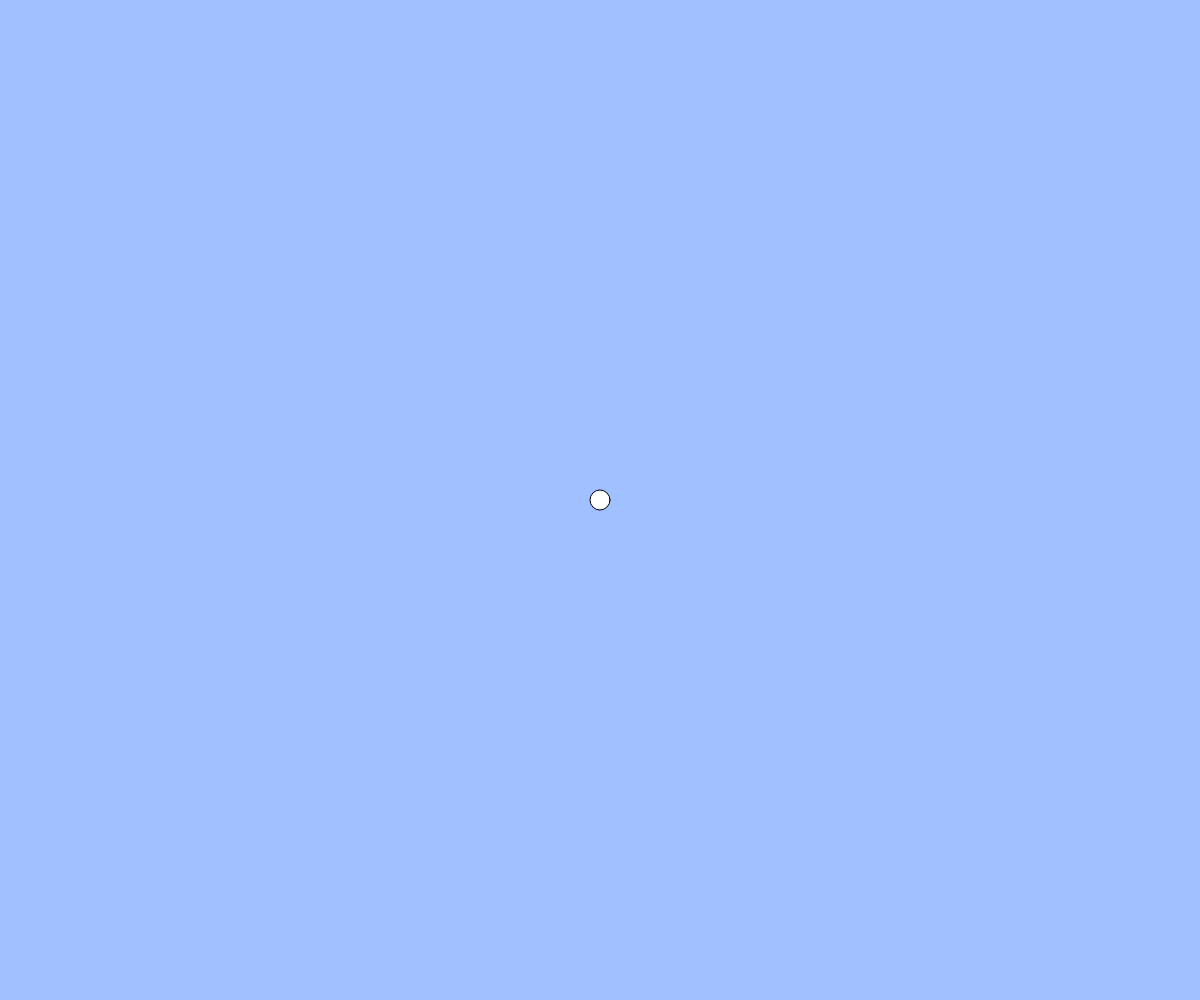
Frame 1 (no input)
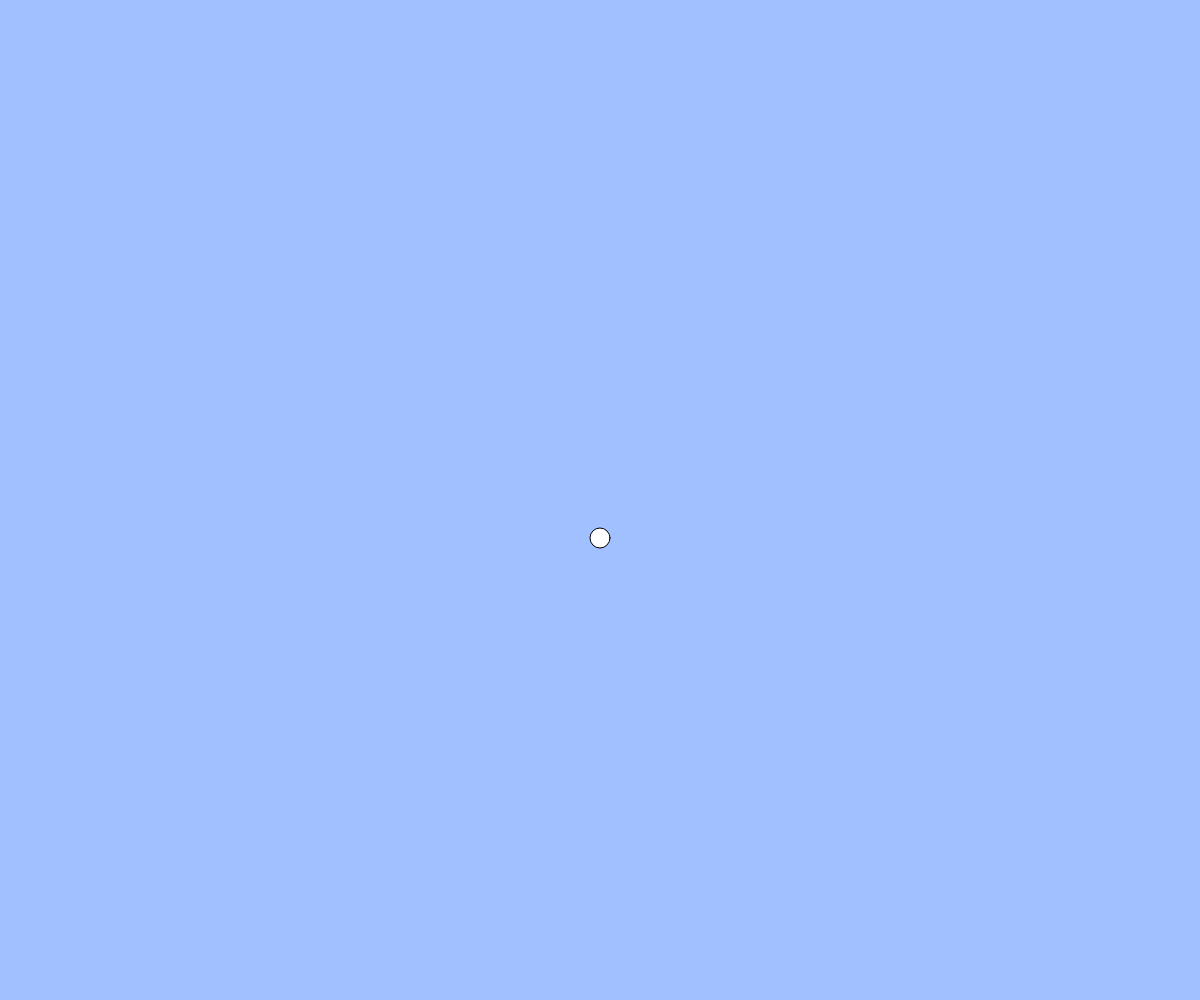
Frame 60 (no input)
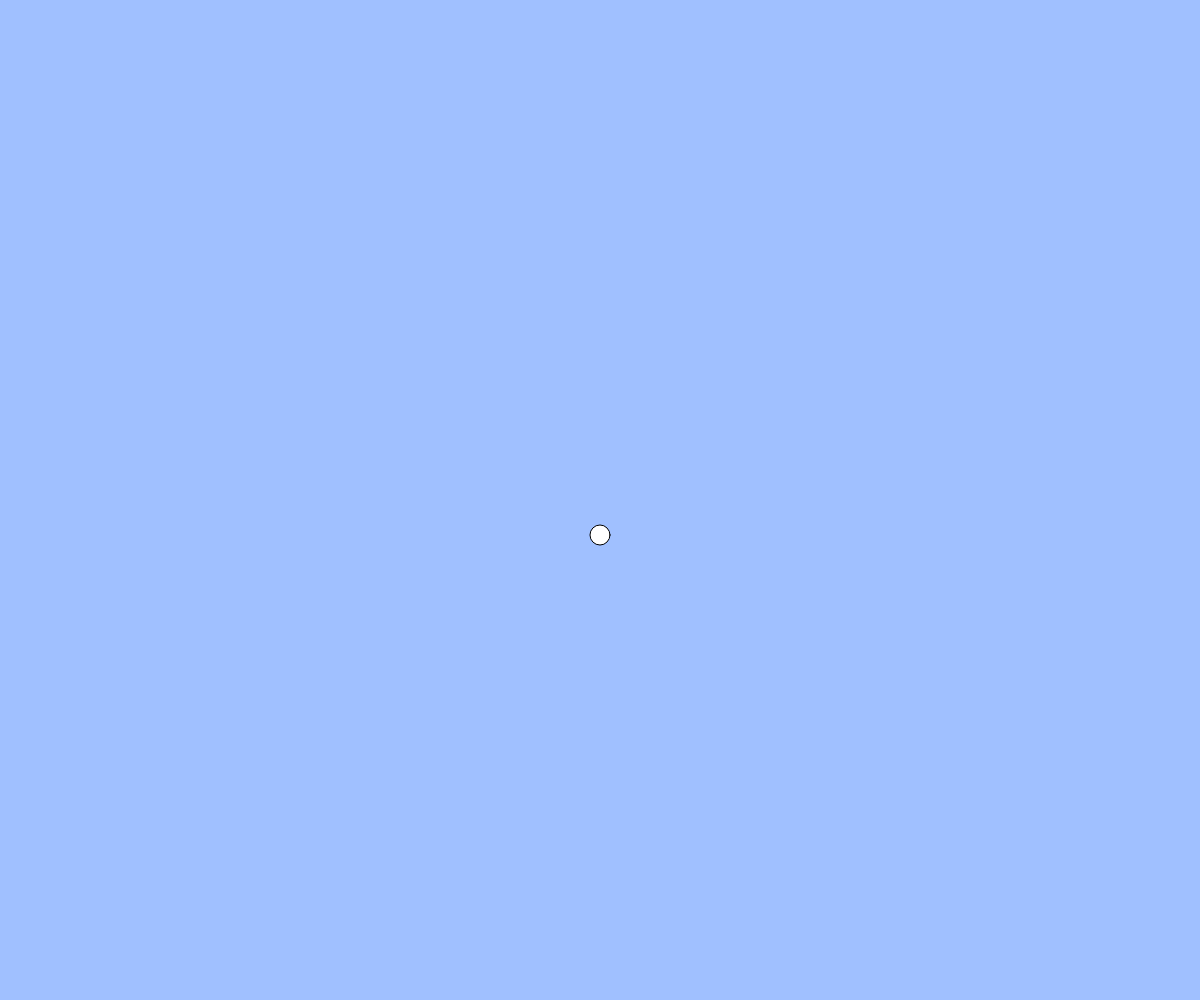
Frame 120 (the mouse pressed at the canvas centre since frame 60)

The p5.js sketch that drew these frames (run headless with seeded random() and noise() and a simulated clock; from frame 60 on, the mouse is pressed at the canvas centre):

// p5.js sketch
// ── sketch.js
// テキスト「アニメーションの基本」
let x, y, vx, vy;
const g = 1; // 重力加速度
const vyMax = 30;

function setup(){
  createCanvas(windowWidth, windowHeight);
  x = width / 2;
  y = height / 2;

  vy = 8;
}

function draw(){
  background(160, 192, 255);
  ellipse(x, y, 20, 20);
 
  y += vy;

  // 重力（コメント機能でオンオフ切り替えて実行してみましょう）
  vy = constrain(vy + g, -vyMax, vyMax);

  // 端の処理パターン (1) 反対側から出てくる
   //if(x > width){ x = 0; }
   //else if(x < 0){ x = width; }
   //if(y > height){ y = 0; }
   //if(y < 0){ y = height; }

　// 端の処理パターン (2) 跳ね返る

if(y > height){ vy = -1 * vy; }
x = constrain(x, 0, width);
y = constrain(y, 0, height);
}

function windowResized(){
  resizeCanvas(windowWidth, windowHeight);
}
